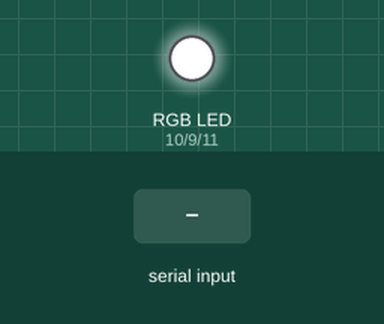
This sketch was run on a simulated Arduino Uno, built with avr-gcc and run on an emulated ATmega328P. On the bench: an RGB LED mixed from three pins (HIGH = lit). The inputs (shaded band) are chosen by the test bench. What the sketch prints to the serial monitor is not drawn.

Above: at 1.2 s.
1.3 s: "e90\n" received over Serial
4.3 s: "90,45\n" received over Serial
Timing chart, 0 to 7.3 s (numbered marks = the images above; inputs shaded):
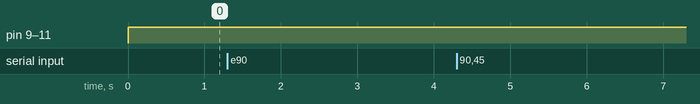

Measured:
- after the input at 4.3 s, pin 10 (R), pin 11 (B): stays HIGH (without the input it goes to HIGH after 2.9 s)

The sketch:

led-arduino-sketch.ino
```cpp
#include "EEPROM.h"

#define R 10
#define G 9
#define B 11

byte r_;
byte g_;
byte b_;

unsigned long int current_millis;
int value_led;
int serial_val;
bool raising = true;

char key;
int mode;

void setup() {
  pinMode(R, OUTPUT);
  pinMode(G, OUTPUT);
  pinMode(B, OUTPUT);

  analogWrite(R, 0);
  analogWrite(G, 0);
  analogWrite(B, 0);

  Serial.begin(9600);
  Serial.setTimeout(5);

  r_ = EEPROM[0];
  g_ = EEPROM[1];
  b_ = EEPROM[2];

  Serial.println(r_);
  Serial.println(g_);
  Serial.println(b_);

}

void smoothFlashing(int speed)
{
  if (millis() - current_millis > speed)
  {
    current_millis = millis();
    if (raising)
      value_led++;
    else
      value_led--;
    if (value_led >= 255 || value_led <= 0) raising = !raising;
    analogWrite(R, value_led);
    analogWrite(B, value_led);
    Serial.println(value_led);
  }
}

void loop() {
  if (Serial.available() > 1)
  {
    key = Serial.read();
    serial_val = 255 - Serial.parseInt();
    switch (key)
    {
      case 'r':
        r_ = serial_val;
        analogWrite(R, r_);
        break;
      case 'g':
        g_ = serial_val;
        analogWrite(G, g_);
        break;
      case 'b':
        b_ = serial_val;
        analogWrite(B, b_);
        break;
      case 's':
        EEPROM.update(0, r_);
        EEPROM.update(1, g_);
        EEPROM.update(2, b_);
        Serial.println("данные сохранены!");
    }
  }

  switch (key)
  {
    case 'e':
      smoothFlashing(serial_val / 100);
      break;
    default:
      analogWrite(R, r_);
      analogWrite(G, g_);
      analogWrite(B, b_);
      break;
  }
}
```
